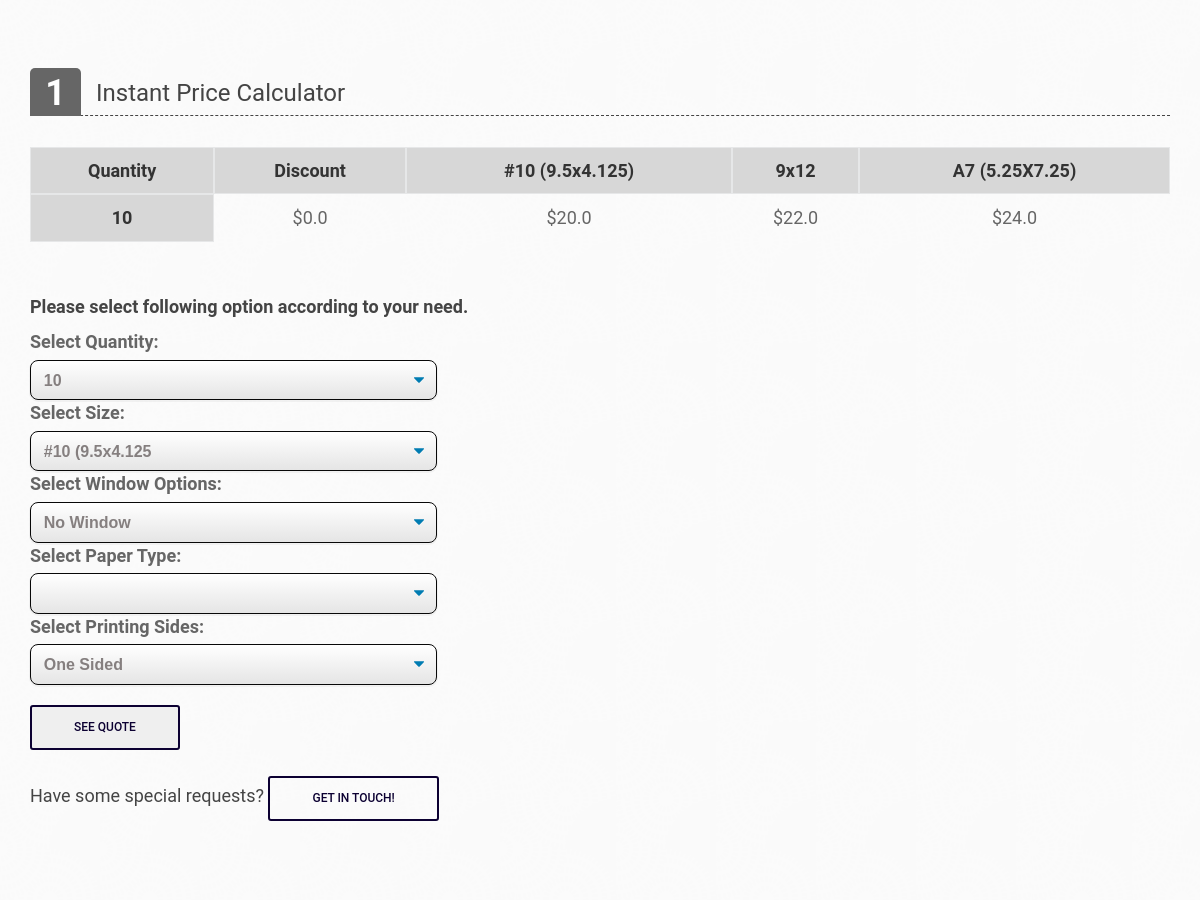
The page /business-stationary/envelopes-detail (middle part) on the database as committed earlier.
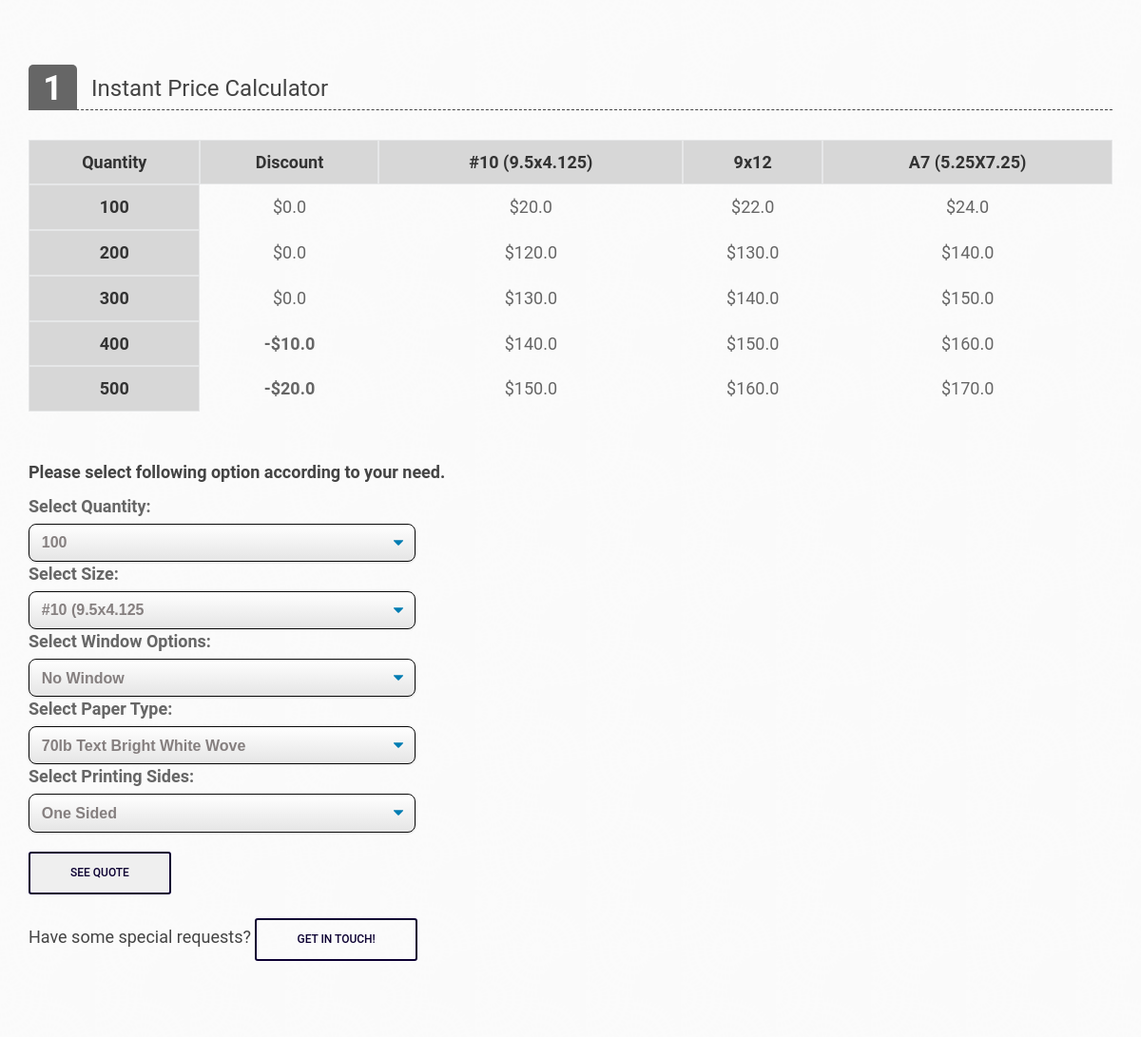
The same page on the database as committed later.
### Business_Stationary/models.py (models this page shows, shortened)
class Envelopes(models.Model):
    Quantity = models.PositiveIntegerField(default=0, blank=False, editable=True)
    Number_10 = models.FloatField(default=0, blank=False, editable=True, validators=[MinValueValidator(0.0)], verbose_name = '#10 (9.5x4.125)')
    Nine_By_Twleve = models.FloatField(default=0, blank=False, editable=True, validators=[MinValueValidator(0.0)], verbose_name = '9 x 12')
    A7 = models.FloatField(default=0, blank=False, editable=True, validators=[MinValueValidator(0.0)], verbose_name = 'A7 (5.25X7.25)')
    Discount = models.FloatField(default=0, blank=False, editable=True, validators=[MinValueValidator(0.0)], verbose_name = 'Discount')
    Template = models.FileField(upload_to='static/Business_Stationary_Templates', max_length=256, blank=True)
    class Meta:
        verbose_name = "1 - Envelope"

### Business_Stationary/views.py (the view)
# urls.py: path('envelopes-detail', Envelops_detail, name='envelopes-detail'),
def Envelops_detail (request):
    product = bs_products.objects.get(id=1)
    table = Envelopes.objects.all()
    b_object = b_products.objects.all()
    bc_object = bc_products.objects.all()
    bs_object = bs_products.objects.all()
    lf_object = lf_products.objects.all()
    mp_object = mp_products.objects.all()
    urls_bc_aside = ["/business-cards/business-card-detail" , "/business-cards/edge-painted-detail", "/business-cards/foil-business-card-detail","/business-cards/raised-spot-uv-business-card-detail", "/business-cards/pantone-business-cards-detail", "/business-cards/plastic-business-cards-detail", "/business-cards/raised-ink-business-cards-detail"]
    urls_bs_aside =  ["envelopes-detail", "letterhead-detail", "notepad-detail"]
    urls_lf_aside = ["/large-format/floor-stickers-detail", "/large-format/foamcore-poster-detail", "/large-format/poster-printing-detail", "/large-format/retractable-banners-detail", "/large-format/table-cover-detail"]
    urls_mp_aside = ["/marketing-products/calenders-detail", "/marketing-products/brouchers-flyers-detail" , "/marketing-products/postcards-detail", "/marketing-products/hangtags-detail", "/marketing-products/labels-and-stickers-detail" , "/marketing-products/ncr-forms-detail" , "/marketing-products/presentation-folder-detail", "custom-holiday-cards-detail"]
    b_urls = ["/boxes/pillow-boxes-detail", "/boxes/gable-boxes-detail" ,"/boxes/window-boxes-detail", "/boxes/mailer-boxes-detail" , "/boxes/kraft-boxes-detail", "/boxes/cosmetics-boxes-detail" ,"/boxes/sleeve-boxes-detail", "/boxes/display-boxes-detail", "/boxes/beverage-boxes-detail", "/boxes/candle-boxes-detail", "/boxes/auto-parts-boxes-detail", "/boxes/pizza-boxes-detail"]
    b_aside = zip(b_urls,b_object)
    mp_aside = zip(urls_mp_aside, mp_object)
    bs_aside = zip(urls_bs_aside, bs_object)
    bc_aside = zip(urls_bc_aside,bc_object)
    lf_aside = zip(urls_lf_aside, lf_object)
    menu = Envelopes.objects.all()
    menu1 = Extra_features.objects.all()
    if request.POST:
        var = request.POST
        quantity = var['quantity']
        size = var['size']
        paper_type = var['paper_type']
        sides = var['sides']
        window = var['window']
        if size == 'Number_10':
            size_quantity_query = Envelopes.objects.filter(Quantity=quantity).values('Number_10')
        elif size == 'Nine_By_Twleve':
            size_quantity_query = Envelopes.objects.filter(Quantity=quantity).values('Nine_By_Twleve')
        elif size == 'A7':
            size_quantity_query = Envelopes.objects.filter(Quantity=quantity).values('A7')
        for r in size_quantity_query:
            price_type = r[size]
        discount_query = Envelopes.objects.filter(Quantity=quantity).values('Discount')
        paper_price_query = Extra_features.objects.filter(paper_type=paper_type).values('id','paper_type_price')
        if sides == 'two_sided':
            sides_query = Extra_features.objects.filter(paper_type=paper_type).values('second_side_price')
            for u in sides_query:
                price_side = u['second_side_price']
                break
        else:
            price_side = 0
        if window == 'standard_window':
            window_query = Extra_features.objects.filter(paper_type=paper_type).values('standard_window_price')
            for t in window_query:
                price_window = t['standard_window_price']
                break
        else:
            price_window = 0
        for i in paper_price_query:
            price_paper = i['paper_type_price']
            print(price_paper)
        for y in discount_query:
            price_discount = y['Discount']
        total_price = ((float(price_paper) * float(quantity)) + (float(price_side) * float(quantity)) + price_type) - price_discount
        extra_f_dict = {"Window": window,
                        "Size": size,
                        "paper_type": paper_type,
                        "sides": sides}
        request.session['invoice'] = total_price
        request.session['label'] = product.Label
        request.session['discount'] = price_discount
        request.session['id'] = 1
        request.session['cat'] = 'bs_products'
        request.session['extra_f'] = extra_f_dict
        request.session['quantity'] = quantity
        print('Form Submitted')
    else:
        total_price = 0
        request.session['invoice'] = 0
        request.session['label'] = ' '
        request.session['discount'] = 0
        request.session['id'] = 1
        request.session['quantity'] = 0
        request.session['cat'] = 'bc_products'
        print('Form not submitted')
    context = {
        'total_price' : total_price,
        "menu": menu,
        "menu1": menu1,
        "table" : table,
        "bc_product" : bc_object,
        "bs_product" : bs_object,
        "lf_product" : lf_object,
        "mp_product" : mp_object,
        "label" : product.Label,
        "Description": product.Description,
        "image1" : product.image1,
        "image2" : product.image2,
        "image3" : product.image3,
        "bc_aside"   : bc_aside,
        "bs_aside" : bs_aside,
        "lf_aside": lf_aside,
        "b_aside": b_aside,
        "mp_aside": mp_aside,
    }
    if request.POST:
        return redirect('checkout')
    return render(request, "Business_Stationary/envelopes.html", context)

### Business_Stationary/templates/Business_Stationary/envelopes.html (shortened to what the changed rows need)
{% extends 'base.html' %}
{% load static %}
{% block content %}
<main class="main" id="product-detail">
    <section class="add-to-cart-w">
        <div class="container">
            <div class="row">
                <div class="col-md-12 col-sm-12 product-options">
                    <div class="row">
                        <div class="option-grib-w col-md-12">
                            <div class="scroll-pane horizontal-only">
                                <table>
                                    <tr class="strikeout">
                                        <th>Quantity</th>
                                        <th>Discount</th>
                                        <th rowspan="1"> #10 (9.5x4.125)</th>
                                        <th rowspan="1"> 9x12 </th>
                                        <th rowspan="1"> A7 (5.25X7.25) </th>
                                    </tr>
                                    {% for table in table %}
                                    <tr>
                                        <th>{{ table.Quantity }} </th>
                                        <td>
                                            {% if table.Discount %}
                                            <strong> -${{ table.Discount }} </strong>
                                            {% else %}
                                            ${{ table.Discount }}
                                           {% endif %}
                                        </td>
                                        <td>
                                            ${{ table.Number_10 }}
                                        </td>
                                        <td>
                                            ${{ table.Nine_By_Twleve }}
                                        </td>
                                        <td>
                                            ${{ table.A7 }}
                                        </td>
                                    </tr>
                                    {% endfor %}
                                </table>
                            </div>
                        </div>
                    </div>
                    <br>
                    <br>
                    <form method="POST" id="product-detail-form">
                        <div class="options-list-w">
                            <div class="row">
                                <div class="block-options col-md-4 col-sm-5">
                                    <div class="options-col">
                                        <label for="cars">Select Quantity:</label>
                                        <select class="select-css" name="quantity">
                                            {% for menu in menu %}
                                            <option value="{{ menu.Quantity }}">{{ menu.Quantity }}</option>
                                            {% endfor %}
                                        </select>
                                    </div>
                                </div>
                            </div>
                            <div class="row">
                                <div class="block-options col-md-4 col-sm-5">
                                    <div class="options-col">
                                        <label for="cars">Select Paper Type:</label>
                                        <select class="select-css" name="paper_type">
                                            {% for menu1 in menu1 %}
                                            {% if menu1.paper_type %}
                                            <option value="{{  menu1.paper_type }}">{{ menu1.paper_type }}</option>
                                            {% endif %}
                                            {% endfor %}
                                        </select>
                                    </div>
                                </div>
                            </div>
                        </div>
                    </form>
                    <br>
                </div>
            </div>
        </div>
    </section>
</main>
{% endblock content %}

Rows that differ between the two databases and show on the page:
changed Envelopes (number 1 of 5 on the later page): Quantity "10" → "100"
added Envelopes: Quantity "200", Discount "0.0", Number_10 "120.0", Nine_By_Twleve "130.0", A7 "140.0"
added Envelopes: Quantity "300", Discount "0.0", Number_10 "130.0", Nine_By_Twleve "140.0", A7 "150.0"
added Envelopes: Quantity "400", Discount "10.0", Number_10 "140.0", Nine_By_Twleve "150.0", A7 "160.0"
added Envelopes: Quantity "500", Discount "20.0", Number_10 "150.0", Nine_By_Twleve "160.0", A7 "170.0"
Other text that changed with them:
form field quantity: "10" → "100"
form field paper_type: (not shown) → "70lb Text Bright White Wove"
